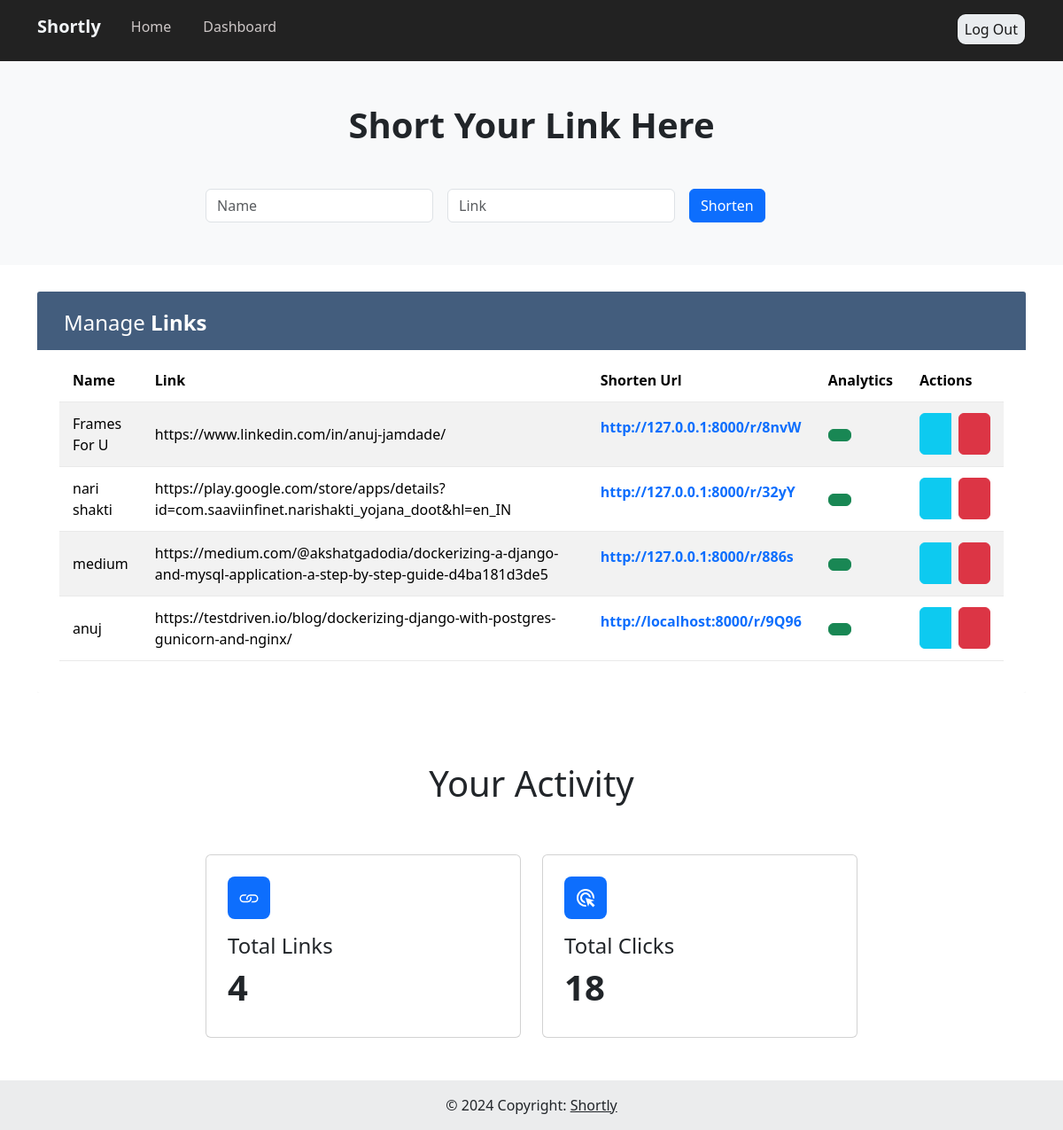
The page /dashboard/ (signed in) on the database its author committed.
### urlshortner/models.py (models this page shows, shortened)
class urls(models.Model):
    name = models.CharField(max_length=300)
    link = models.TextField()
    short_url = models.CharField(max_length=200)
    visits = models.IntegerField(default=0)
    created_by = models.ForeignKey(User , on_delete= models.CASCADE , )
    id = models.UUIDField(default=uuid.uuid4 , unique=True , primary_key= True , editable=False)
    unique_code = models.CharField(max_length = 10 , blank=True, null=True)

### urlshortner/views.py (the view, shortened to what this page needs)
# urls.py: path('dashboard/' , views.dashboard , name='dashboard'),
@login_required(login_url="login")
def dashboard(request):
    links = urls.objects.filter(created_by = request.user)
    total_visits = urls.objects.filter(created_by = request.user).aggregate(Sum('visits'))
    print(total_visits["visits__sum"])
    context={
        'links':links,
        'total_visits':total_visits
        }
    return render(request , 'dashboard.html', context)

### templates/dashboard.html (shortened to what this page needs)
{% extends 'main.html' %}
{% block content%}
<section class="py-3 py-md-5 py-xl-10 bg-light">
    <div class="container ">
      <div class="row justify-content-md-center">
        <div class="col-12 col-md-9 col-lg-8 col-xl-7 col-xxl-6">
          <h1 class="display-6 fw-bold mb-4 mb-md-5 mb-xxl-6 text-center">Short Your Link Here</h1>
        </div>
      </div>
      <div class="row justify-content-md-center">
        <div class="col-12 col-md-10 col-lg-9 col-xl-8 col-xxl-7">
            <form action="" method="post">
                <div class="row align-items-center g-3">
                    <div class="col-auto">
                        <input  class="form-control" name="name" placeholder="Name" required>
                    </div>
                    <div class="col-auto">
                        <input  class="form-control" name="link" placeholder="Link" required>
                    </div>
                    <div class="col-auto">
                        <button type="submit" class="btn btn-primary">Shorten</button>
                    </div>
                </div>
            </form>
        </div>
    </div>
  </section>
  <div class="container-xl">
	<div class="table-responsive">
		<div class="table-wrapper">
			<div class="table-title">
				<div class="row">
					<div class="col-sm-6">
						<h2>Manage <b>Links</b></h2>
					</div>
				</div>
			</div>
			<table class="table table-striped table-hover">
				<thead>
					<tr>
						<th>Name</th>
						<th>Link</th>
						<th>Shorten Url</th>
                        <th>Analytics</th>
						<th>Actions</th>
					</tr>
				</thead>
				<tbody>
                    {% for link in links %}
					<tr>
						<td>{{link.name}}</td>
						<td>{{link.link}}</td>
						<td><p><a href="{{link.short_url}}" target="_blank" class="link-primary link-offset-2 link-underline-opacity-25 link-underline-opacity-100-hover">{{link.short_url}}</a></p></td>
                        <td><a href="{% url 'analytics' link.unique_code %}"><button type="button" class="btn  btn-success"></button></a> </td>
						<td>
                                <div class="btn-group" role="group" aria-label="Third group">
                                    <button type="button" class=" copy_btn btn btn-info me-2" copy_content="{{link.short_url}}"></button>
                                    <a href="{% url 'delete_link' link.unique_code %}"><button type="button" class="btn  btn-danger"></button></a>
                                </div>
						</td>
					</tr>
					{% endfor %}
				</tbody>
			</table>
		</div>
	</div>
</div>
  <div class="container py-4 py-xl-5">
    <div class="row mb-5">
        <div class="col-md-8 col-xl-6 text-center mx-auto">
            <h1>Your Activity</h1>
        </div>
    </div>
    <div class="row gy-4 row-cols-1 row-cols-md-2 row-cols-xl-3 justify-content-center">
        <div class="col">
            <div class="card">
                <div class="card-body p-4">
                    <div class="bs-icon-md bs-icon-rounded bs-icon-primary d-flex justify-content-center align-items-center d-inline-block mb-3 bs-icon"></div>
                    <h4 class="card-title">Total Links </h4>
                    <h1 class="fw-bold">{{ links.count }}</h1>
                </div>
            </div>
        </div>
        <div class="col">
            <div class="card">
                <div class="card-body p-4">
                    <div class="bs-icon-md bs-icon-rounded bs-icon-primary d-flex justify-content-center align-items-center d-inline-block mb-3 bs-icon"></div>
                    <h4 class="card-title">Total Clicks</h4>
                    <h1 class="fw-bold">{{total_visits.visits__sum}}</h1>
                </div>
            </div>
        </div>
    </div>
  </div>
{% endblock content%}

### templates/main.html (shortened to what this page needs)
{% load static %}
<!DOCTYPE html>
<html data-bs-theme="light" lang="en">
<head>
    <link rel="stylesheet" href="{% static 'bootstrap/css/bootstrap.min.css' %}">
    <link rel= "stylesheet" href= "https://maxst.icons8.com/vue-static/landings/line-awesome/line-awesome/1.3.0/css/line-awesome.min.css" >
    <link rel="stylesheet" href="{%  static 'css/style.css' %}">
    <link href="https://cdn.jsdelivr.net/npm/bootstrap@5.3.3/dist/css/bootstrap.min.css" rel="stylesheet">
    <link rel="stylesheet" href="https://unpkg.com/bootstrap@5.3.3/dist/css/bootstrap.min.css">
    <link rel="stylesheet" href="https://cdn.jsdelivr.net/npm/bootstrap-icons@1.11.3/font/bootstrap-icons.min.css">
    <link rel="stylesheet" href="https://unpkg.com/bs-brain@2.0.4/components/cards/card-1/assets/css/card-1.css">
</head>
<body>
    <nav class="navbar navbar-dark navbar-expand-md navbar-fixed-top navigation-clean-button navbar-light" style="background: rgb(34, 34, 34);border-radius: 20;border-top-left-radius: 20;border-top-right-radius: 20;border-bottom-right-radius: 20;border-bottom-left-radius: 20;border-style: none;padding-top: 0;padding-bottom: 10px;">
        <div class="container">
            <div><a class="navbar-brand" href="{% url 'home' %}"><span>Shortly </span> </a></div>
            <div class="collapse navbar-collapse" id="navcol-1" >
                {% if request.user.is_authenticated %}
                <ul class="navbar-nav nav-left">
                    <li class="nav-item"><a class="nav-link" href="{% url 'home' %}" style="color: rgba(224,217,217,0.9);">Home</a></li>
                    <li class="nav-item"><a class="nav-link" href="{% url 'dashboard' %}" style="color: rgba(224,217,217,0.9);">Dashboard</a></li>
                </ul>
                <p class="ms-auto navbar-text actions"> <a class="btn btn-light action-button" role="button" href="{% url 'logout' %}" style="color: rgba(0,0,0,0.9);background: var(--bs-gray-200);border-radius: 10px;border-style: solid;border-color: rgba(0,0,0,0.9);font-size: 16px;padding: 5px 8px;">Log Out</a></p>
                {% endif %}
            </div>
        </div>
    </nav>
    {% block content%}
    {% endblock content %}
    <footer class="bg-body-tertiary text-center text-lg-start">
        <div class="text-center p-3" style="background-color: rgba(0, 0, 0, 0.05);">
          © 2024 Copyright:
          <a class="text-body" href="{% url 'home' %}">Shortly</a>
        </div>
      </footer>
</body>
</html>

### static/css/style.css (style rules this page uses)
.navigation-clean-button { background: #222222; padding-top: 10px; padding-bottom: 10px; color: #f2f5f8; border-radius: 0; box-shadow: none; border: none; margin-bottom: 0; }
.navigation-clean-button .navbar-brand { font-weight: bold; color: inherit; }
.navigation-clean-button .navbar-collapse, .navigation-clean-button .navbar-form { border-top-color: #ddd; }
.navigation-clean-button.navbar .navbar-nav > li > a { padding-left: 18px; padding-right: 18px; }
.navigation-clean-button .actions { margin-top: 7px; margin-bottom: 0; }
.navigation-clean-button .action-button, .navigation-clean-button .action-button:active { background: transparent; border-radius: 0; color: #e04c40; box-shadow: none; border: 1px solid #e04c40; text-shadow: none; padding: 10px 22px; transition: background-color 0.25s; }
.navbar { margin-bottom: 0; }
.btn { border-radius: 0; }
.btn { font-family: 'Roboto'; font-weight: 400; }
.bs-icon { --bs-icon-size: .75rem; display: flex; flex-shrink: 0; justify-content: center; align-items: center; font-size: var(--bs-icon-size); width: calc(var(--bs-icon-size) * 2); height: calc(var(--bs-icon-size) * 2); color: var(--bs-primary); }
.bs-icon-md { --bs-icon-size: 1.5rem; }
.bs-icon.bs-icon-primary { color: var(--bs-white); background: var(--bs-primary); }
.bs-icon.bs-icon-rounded { border-radius: .5rem; }
.table-responsive { margin: 30px 0; }
.table-wrapper { background: #fff; padding: 20px 25px; border-radius: 3px; min-width: 1000px; box-shadow: 0 1px 1px rgba(0,0,0,.05); }
.table-title { padding-bottom: 15px; background: #435d7d; color: #fff; padding: 16px 30px; min-width: 100%; margin: -20px -25px 10px; border-radius: 3px 3px 0 0; }
.table-title h2 { margin: 5px 0 0; font-size: 24px; }
table.table tr th, table.table tr td { border-color: #e9e9e9; padding: 12px 15px; vertical-align: middle; }
table.table tr th:first-child { width: 60px; }
table.table tr th:last-child { width: 100px; }
table.table-striped tbody tr:nth-of-type(odd) { background-color: #fcfcfc; }
table.table td a { font-weight: bold; color: #566787; display: inline-block; text-decoration: none; outline: none !important; }

### rows shown on the page
urls: name "Frames For U", link "https://www.linkedin.com/in/anuj-jamdade/", short_url "http://127.0.0.1:8000/r/8nvW"
urls: name "nari shakti", link "https://play.google.com/store/apps/details?id=com.saaviinfinet.narishakti_yojana_doot&hl=en_IN", short_url "http://127.0.0.1:8000/r/32yY"
urls: name "medium", link "https://medium.com/@akshatgadodia/dockerizing-a-django-and-mysql-application-a-step-by-step-guide-d4ba181d3de5", short_url "http://127.0.0.1:8000/r/886s"
urls: name "anuj", link "https://testdriven.io/blog/dockerizing-django-with-postgres-gunicorn-and-nginx/", short_url "http://localhost:8000/r/9Q96"

### other values the page prints
{{ links.count }} "4"
{{ total_visits.visits__sum }} "18"
